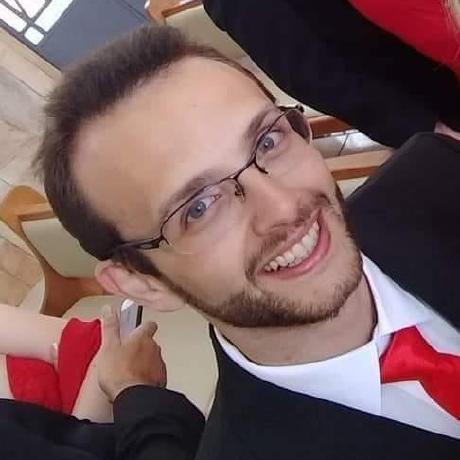
#> input picture profile.jpg, 460 x 460 px
$ python -i filters.py   (imports and definitions only)
#> lines starting #> are read from the running program, lines starting #| are printed output that depends on the picture
import cv2
import numpy as np


def grayscale(image):
    converted_image = np.array(image)
    gray_image = cv2.cvtColor(converted_image, cv2.COLOR_RGB2GRAY)
    return gray_image


def sketch(image):
    converted_image = np.array(image)
    gray_image = cv2.cvtColor(converted_image, cv2.COLOR_RGB2GRAY)
    inv_gray_image = 255 - gray_image
    blur_image = cv2.GaussianBlur(inv_gray_image, (21, 21), 0, 0)
    sketch_image = cv2.divide(gray_image, 255 - blur_image, scale=256)
    return sketch_image


def sepia(image):
    converted_image = np.array(image)
    converted_image = cv2.cvtColor(converted_image, cv2.COLOR_RGB2BGR)
#> converted_image is the input picture: shape (460, 460, 3); mean B, G, R 90.7, 90.2, 117.7
    kernel = np.array([[0.272, 0.534, 0.132],
                       [0.349, 0.686, 0.168],
                       [0.393, 0.769, 0.189]])
    sepia_image = cv2.filter2D(converted_image, -1, kernel)
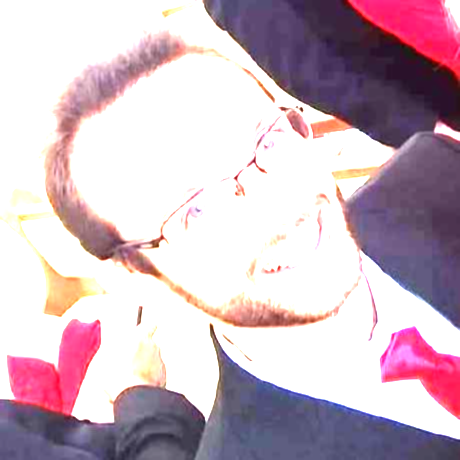
#> sepia_image: shape (460, 460, 3); mean B, G, R 193.9, 182.1, 203.6
    sepia_image = cv2.cvtColor(sepia_image, cv2.COLOR_BGR2RGB)
    return sepia_image


def blur(image):
    b_amount = 9
    converted_image = np.array(image)
    converted_image = cv2.cvtColor(converted_image, cv2.COLOR_RGB2BGR)
    blur_image = cv2.GaussianBlur(converted_image, (b_amount, b_amount), 0, 0)
    blur_image = cv2.cvtColor(blur_image, cv2.COLOR_BGR2RGB)
    return blur_image


def canny(image):
    threshold1 = 100
    threshold2 = 150
    converted_image = np.array(image)
    converted_image = cv2.cvtColor(converted_image, cv2.COLOR_RGB2BGR)
    blur_image = cv2.GaussianBlur(converted_image, (11, 11), 0)
    canny_image = cv2.Canny(blur_image, threshold1, threshold2)
    return canny_image


def original(image):
    return image

>>> import cv2
>>> picture = cv2.cvtColor(cv2.imread('profile.jpg'), cv2.COLOR_BGR2RGB)
>>> result = sepia(picture)
